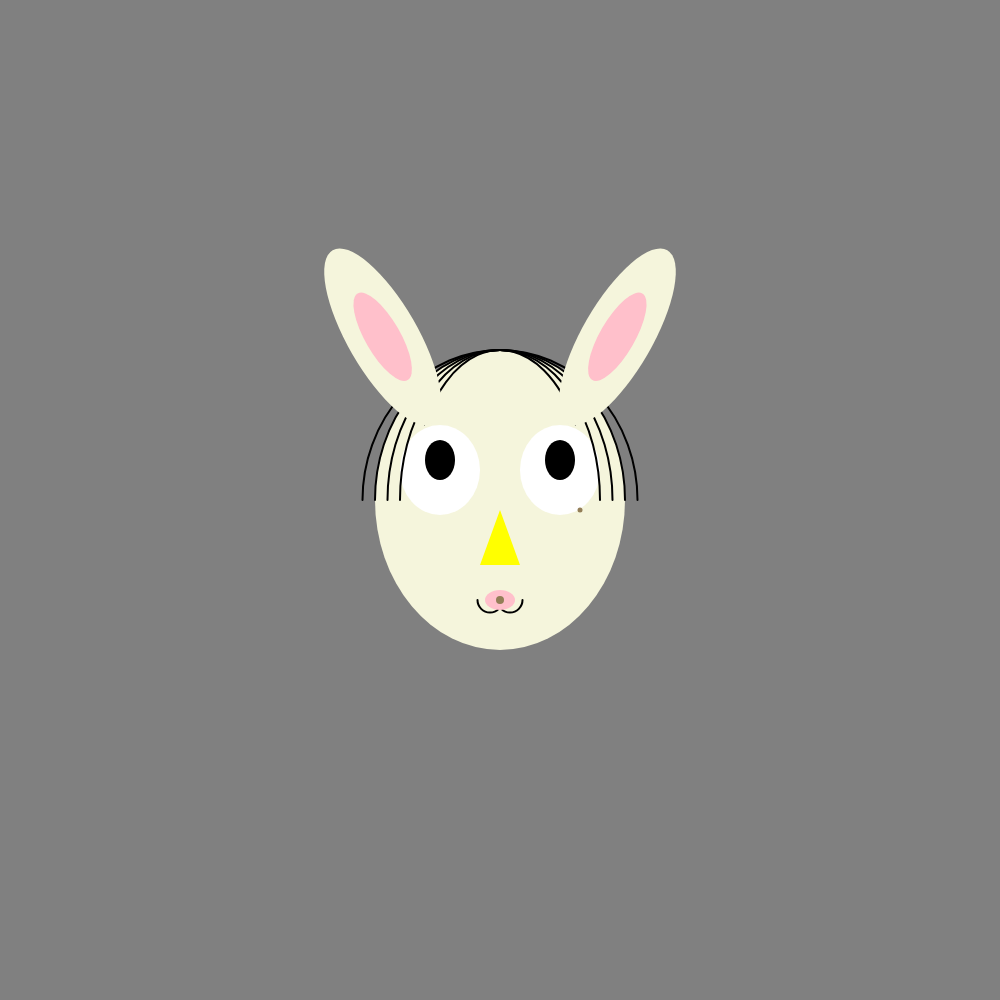
Frame 1 (no input)
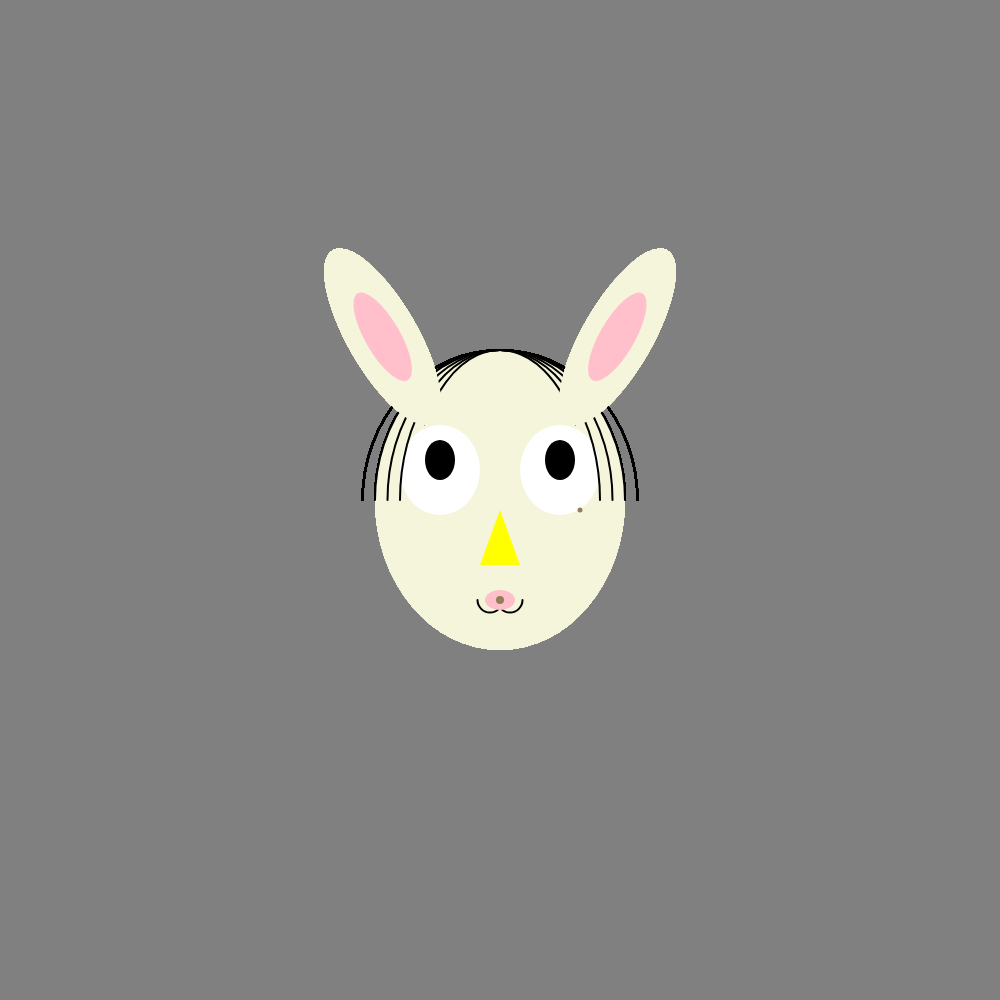
Frame 60 (no input)
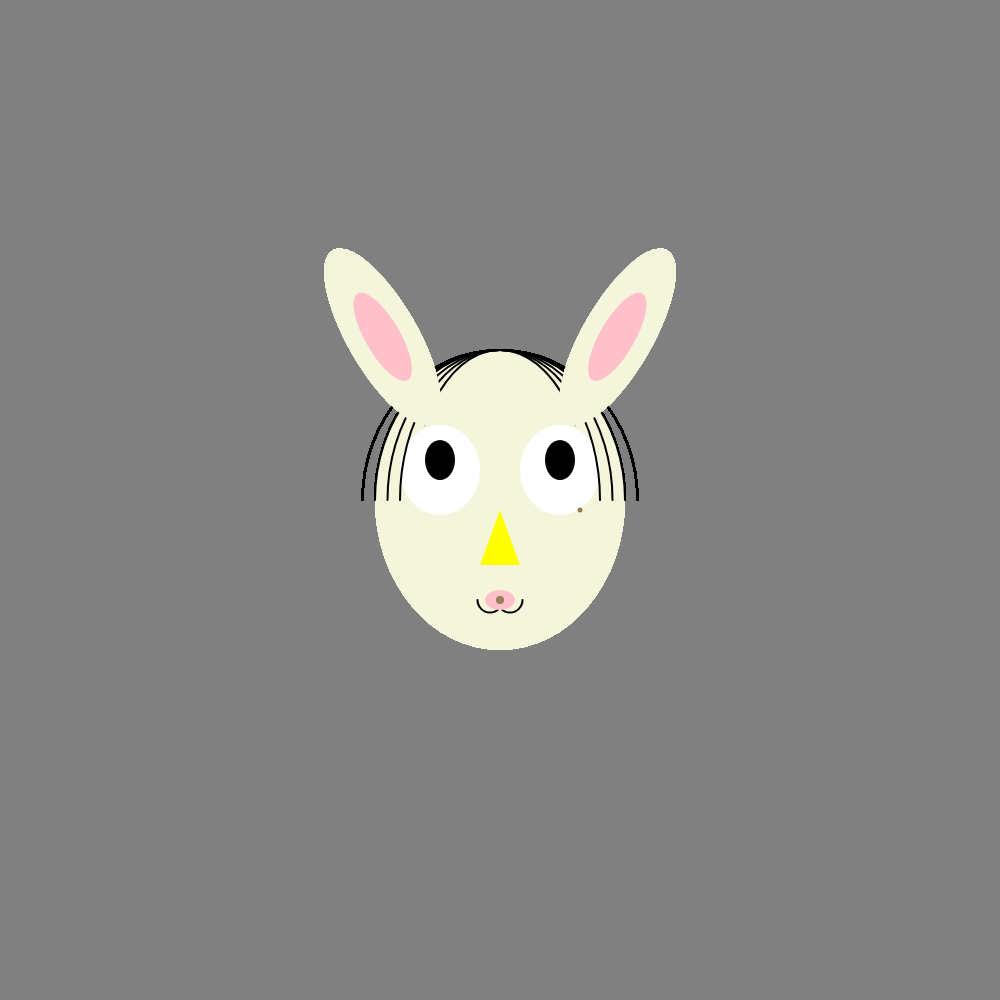
Frame 120 (the mouse pressed at the canvas centre since frame 60)

The p5.js sketch that drew these frames (run headless with seeded random() and noise() and a simulated clock; from frame 60 on, the mouse is pressed at the canvas centre):

// p5.js sketch
// ── sketch.js
var posX = 0;
var posY = 0;

function setup() {
    createCanvas(1000, 1000);
    background("grey");


    posX = width / 2;
    posY = height / 2;


}

function draw() {

    stroke(0);
    strokeWeight(1);

    noStroke();

    //face
    fill("beige");
    ellipse(posX, posY, 250, 300);

    //eyes
    fill(255);
    ellipse(posX - 60, posY - 30, 80, 90);
    ellipse(posX + 60, posY - 30, 80, 90);
    fill(0);
    ellipse(posX - 60, posY - 40, 30, 40);
    ellipse(posX + 60, posY - 40, 30, 40);

    //nose
    fill("yellow");
    triangle(posX, posY + 10, posX - 20, posY + 65, posX + 20, posY + 65);

    //hair
    strokeWeight(2);
    stroke(0);
    noFill();
    arc(posX, posY, 175, 300, PI + QUARTER_PI, TWO_PI - QUARTER_PI);
    arc(posX, posY, 200, 300, PI, TWO_PI);
    arc(posX, posY, 225, 300, PI, TWO_PI);
    arc(posX, posY, 250, 300, PI, TWO_PI);
    arc(posX, posY, 275, 300, PI, TWO_PI);

    //mouth
    arc(posX - 10, posY + 100, 25, 25, 0, PI);
    arc(posX + 10, posY + 100, 25, 25, 0, PI);
    fill("pink");
    noStroke();
    ellipse(posX, posY + 100, 30, 20);
    stroke("#937E57");
    strokeWeight(8);
    point(posX, posY + 100);


    //mole 
    strokeWeight(5);
    point(posX + 80, posY + 10);

    //ears
    noStroke();
    fill("beige");
    translate(width / 2, height / 2);
    rotate(PI / 3.0);
    ellipse(-200, 20, 200, 70);
    fill("pink");
    ellipse(-200, 20, 100, 35);
    rotate(PI / 3.0);
    fill("beige");
    ellipse(-200, -20, 200, 70);
    fill("pink");
    ellipse(-200, -20, 100, 35);



}
